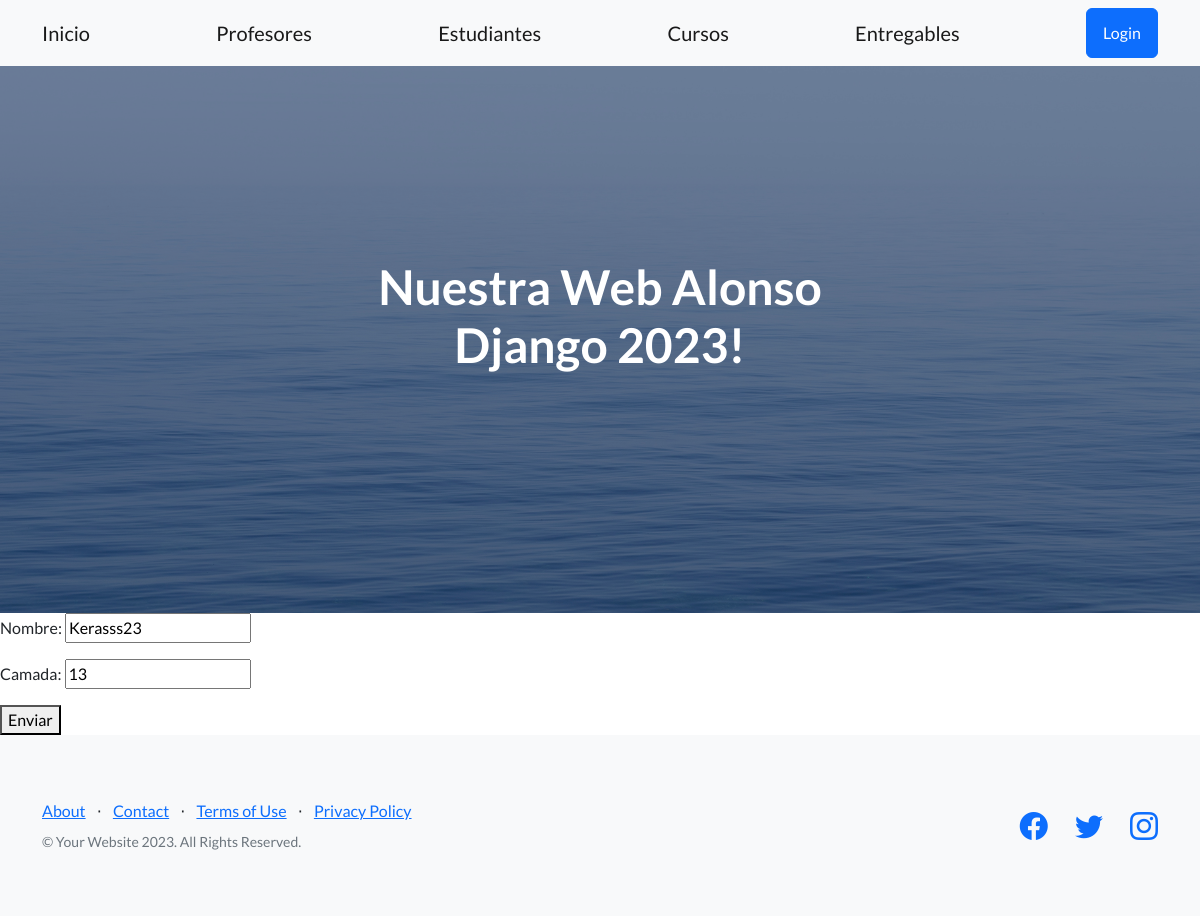
The app's page /app-alonso/actualiza-curso/2, older data.
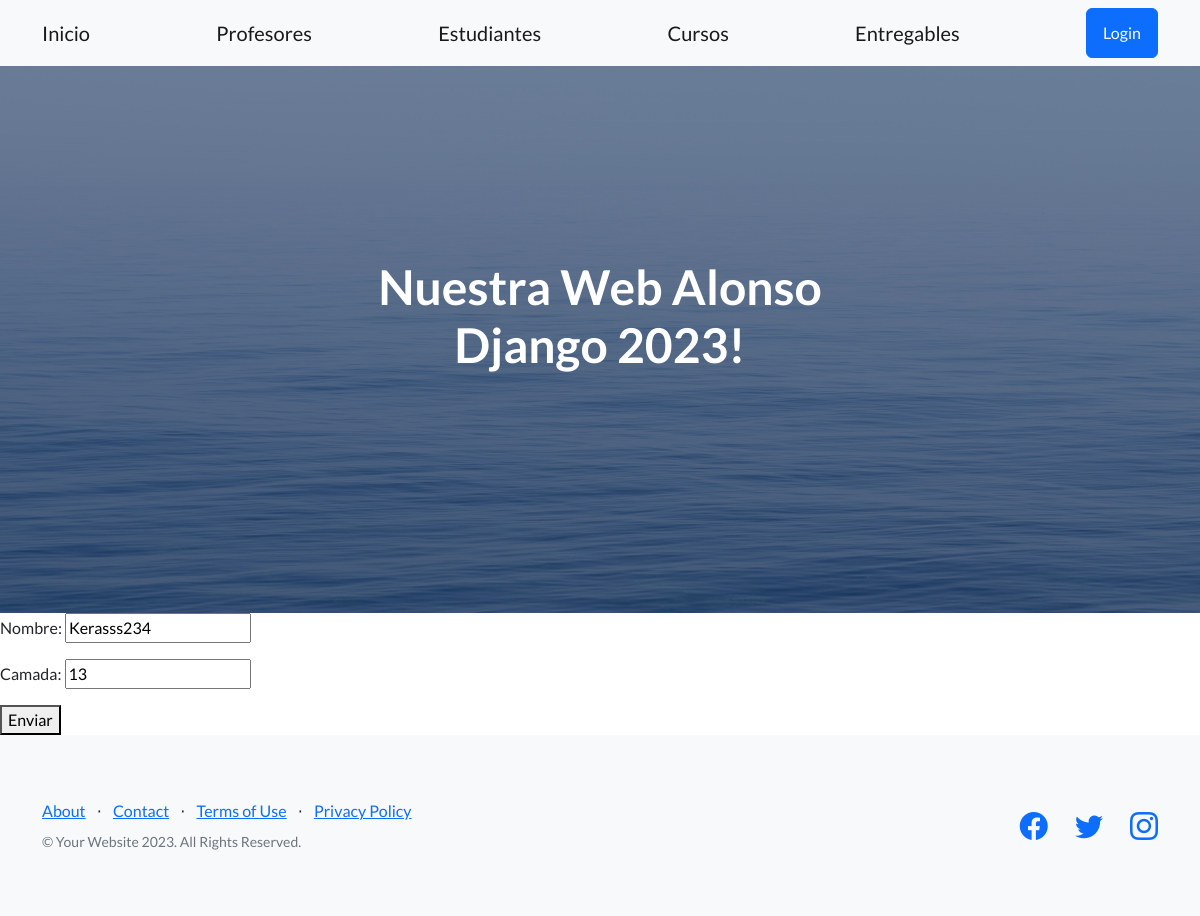
The same page, newer data.
### AppAlonso/models.py (models this page shows, shortened)
class Curso(models.Model):
    nombre = models.CharField(max_length=50)
    camada = models.IntegerField()

### AppAlonso/views.py (the view)
# urls.py: path('actualiza-curso/<pk>', CursoUpdate.as_view(), name="ActualizarCursos"),
class CursoUpdate(UpdateView):
    model = Curso
    template_name = "curso_update.html"
    fields = ("__all__")
    success_url = "/app-alonso/lista-curso/"

### AppAlonso/templates/curso_update.html
{% extends 'padre.html' %}
{% block contenidoQueCambia %}
   <form action="{% url 'ActualizarCursos' curso.id%}" method="post">{% csrf_token %}
        {{form.as_p}}
        <button type="submit">Enviar</button>
</form>
{% endblock contenidoQueCambia %}

Row changes from the older to the newer data that the page shows:
changed Curso: nombre "Kerasss23" → "Kerasss234"
